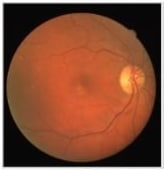
#> input picture HW2/q4.png, 164 x 171 px
$ jupyter execute HW2-AmirhoseinYari-98109718-Q4.ipynb
#> lines starting #> are read from the running program, lines starting #| are printed output that depends on the picture
[cell 1]
import imageio as iio
import numpy as np
from matplotlib import pyplot as plt
import cv2

[cell 2]
img = cv2.imread('q4.png',0)
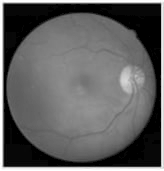
#> img: shape (171, 164); min 0, max 255, mean 94.4
#plt.imshow(img,cmap='gray');

[cell 3]
res1 = cv2.equalizeHist(img)
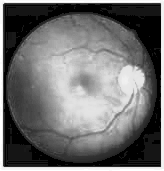
#> res1: shape (171, 164); min 0, max 255, mean 109.4

# create a CLAHE object
clahe = cv2.createCLAHE(clipLimit=20, tileGridSize=(3,3))
res2 = clahe.apply(img)
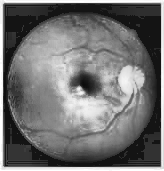
#> res2: shape (171, 164); min 11, max 255, mean 112.8

clahe = cv2.createCLAHE(clipLimit=1, tileGridSize=(3,3))
res3 = clahe.apply(img)

plt.figure(figsize = (16, 12))
plt.subplot(2,2,1)
plt.imshow(img,cmap='gray');
plt.title('image :');

plt.subplot(2,2,2)
plt.imshow(res1,cmap='gray');
plt.title('HE :');

plt.subplot(2,2,3)
plt.imshow(res2,cmap='gray');
plt.title('AHE :');

plt.subplot(2,2,4)
plt.imshow(res3,cmap='gray');
plt.title('CLAHE :');


iio.imwrite('q4_1.png',res1)
iio.imwrite('q4_2.png',res2)
iio.imwrite('q4_3.png',res3)
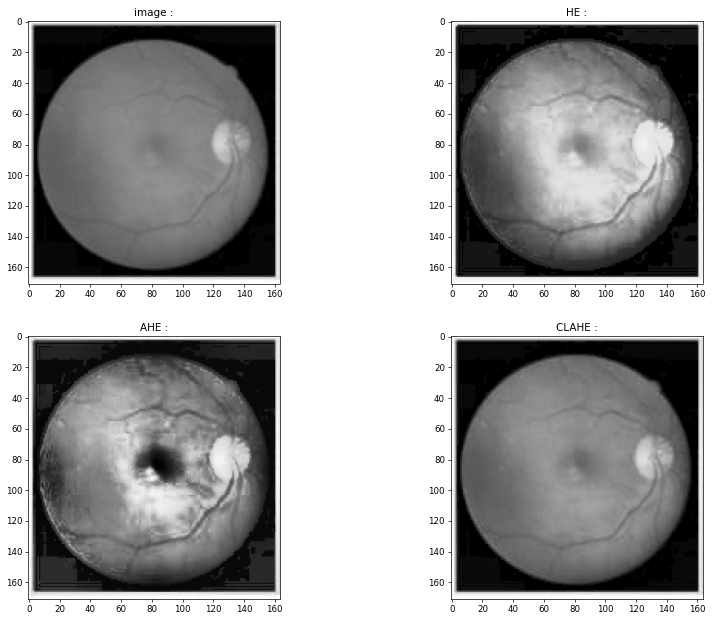
#> figure drawn by matplotlib, 4 panels

$ run again, with HW2/q5.png copied over HW2/q4.png
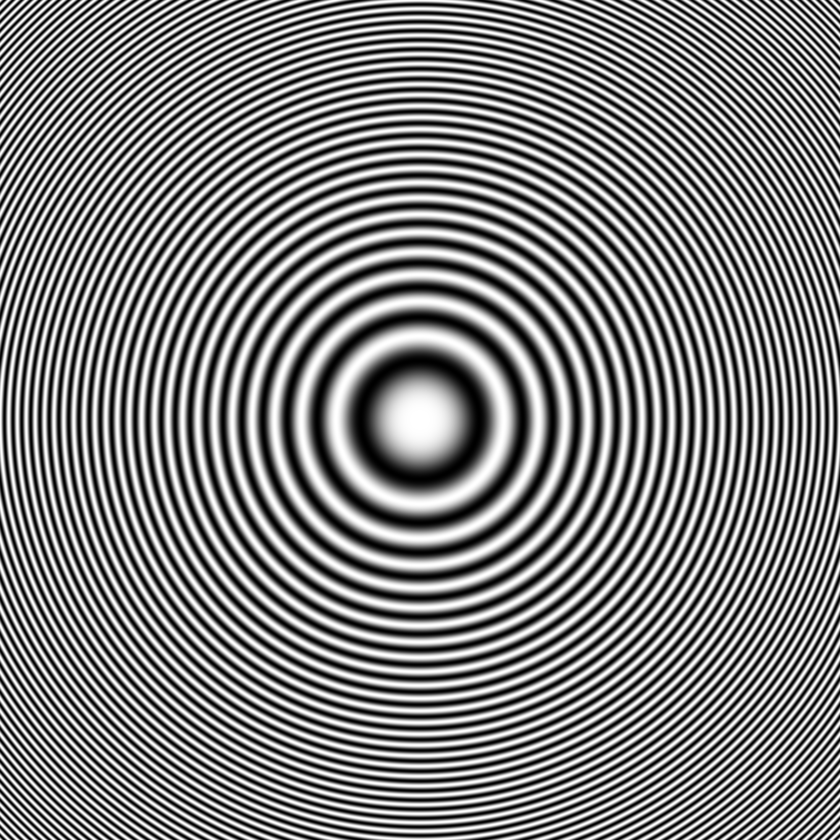
#> input picture HW2/q5.png, 840 x 840 px, shrunk from 2001 x 2001 before the run
#> img is the input picture: shape (840, 840); min 0, max 255, mean 127.5
#> `res1 = cv2.equalizeHist(img)`:
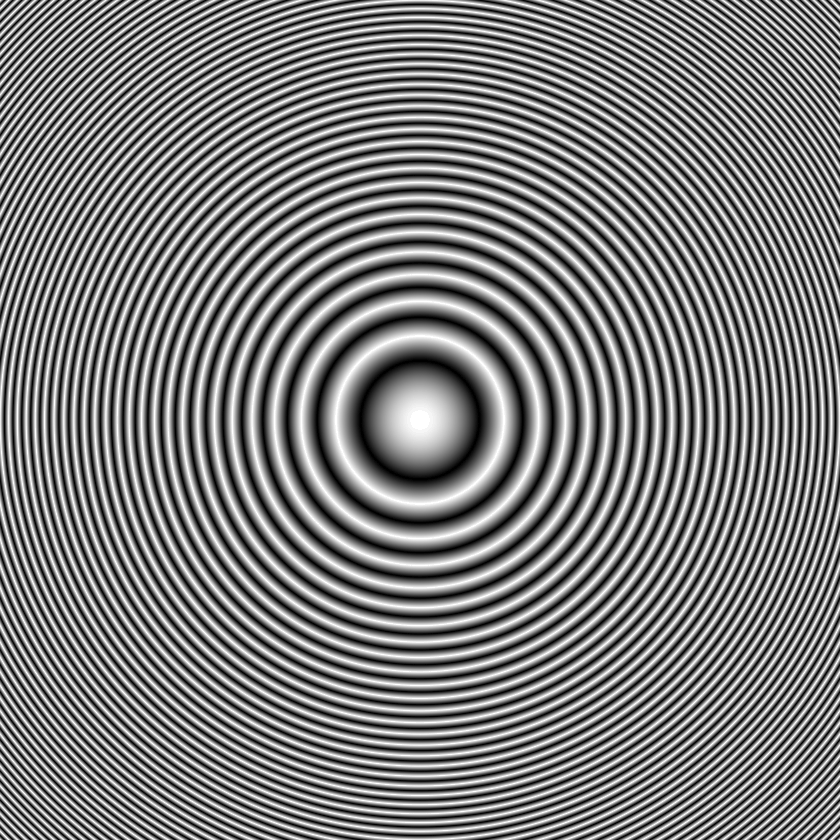
#> res1: shape (840, 840); min 0, max 255, mean 124.1
#> `[cell 3] res1 = cv2.equalizeHist(img)  # create a CLAHE object clahe =..`:
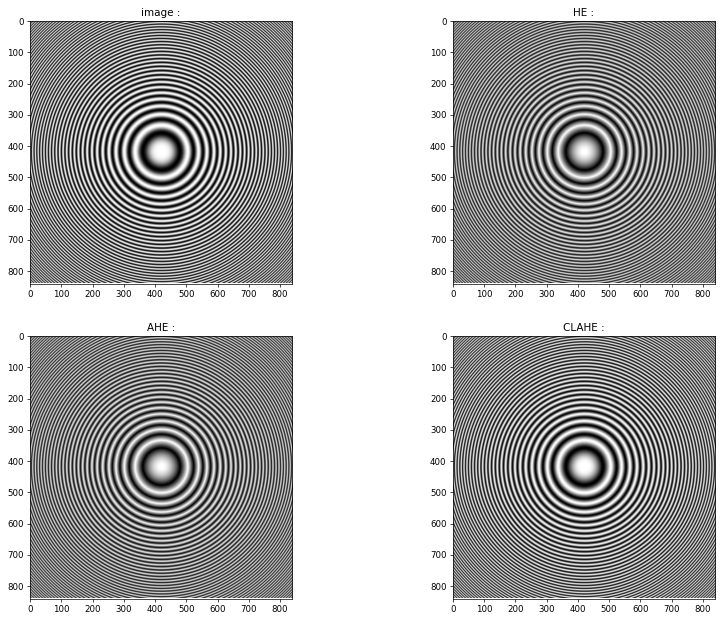
#> figure drawn by matplotlib, 4 panels
